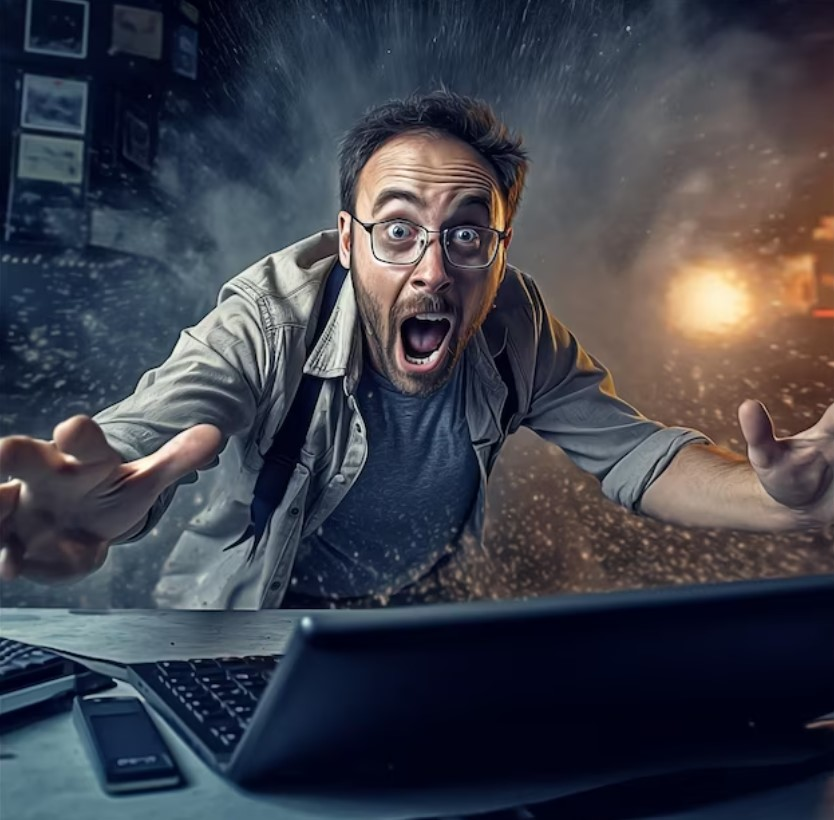
#> input picture img.jpg, 834 x 820 px
$ jupyter execute --allow-errors lab2.ipynb
#> lines starting #> are read from the running program, lines starting #| are printed output that depends on the picture
# 1. Зниження розмірності і візуалізація даних
Застосуйте методи зниження розмірності sklearn.decomposition.PCA і sklearn.manifold.TSNE для візуалізації даних, з якими ви працювали в лабораторній № 1 (знижуючи розмірність до двох). Візуалізуйте результат.

[cell 1]
import pandas as pd
from sklearn.preprocessing import MinMaxScaler

#> (the rest of this cell did not finish here and is left out)

[cell 2]
from sklearn.decomposition import PCA
from sklearn.manifold import TSNE

### PCA

[cell 3]
pca = PCA(n_components=2)
#> (the rest of this cell did not finish here and is left out)

[cell 4]
import numpy as np

#> (the rest of this cell did not finish here and is left out)

#> (a cell that did not finish here is left out)

[cell 6]
import matplotlib.pyplot as plt

plt.figure(figsize=(8,6))

#> (the rest of this cell did not finish here and is left out)

### TSNE

[cell 7]
tsne = TSNE(n_components=2)
#> (the rest of this cell did not finish here and is left out)

#> (a cell that did not finish here is left out)

[cell 9]
plt.figure(figsize=(8,6))

#> (the rest of this cell did not finish here and is left out)

# 2. Кластерний аналіз
1) За допомогою алгоритму k-means зробіть квантування зображення (видалення візуально надлишкової інформації) з глибиною 64, 32, 16 та 8 рівнів для будь-якого обраного самостійно зображення.

[cell 10]
from sklearn.cluster import KMeans
from sklearn.datasets import load_sample_image
from sklearn.metrics import pairwise_distances_argmin
from sklearn.utils import shuffle

[cell 11]
man =  plt.imread("img.jpg")
#> man is the input picture: shape (820, 834, 3); mean R, G, B 63.1, 65.3, 75.2
man = man/255

[cell 12]
# Load Image and transform to a 2D numpy array.
w, h, d = original_shape = tuple(man.shape)
#> w = 820; h = 834; d = 3; original_shape = (820, 834, 3)
assert d == 3
image_array = np.reshape(man, (w * h, d))

[cell 13]
image_array_sample = shuffle(image_array, random_state=0, n_samples=1_000)
#> image_array_sample = 1000 rows, first 8: [0.259, 0.333, 0.4], [0.165, 0.157, 0.208], [0.255, 0.212, 0.196], [0.314, 0.455, 0.502], [0.184, 0.137, 0.176], [0.706, 0.576, 0.541], [0.212, 0.208, 0.263], [0.255, 0.22, 0.224]

plt.figure(figsize=(10,10))

plt.figure(1)
plt.clf()
plt.title("Original image")
plt.imshow(man)

[cell 14]
def recreate_image(codebook, labels, w, h):
    return codebook[labels].reshape(w, h, -1)

n_colors = [64, 32, 16, 8]

for n in n_colors:

    kmeans = KMeans(n_clusters=n, random_state=0).fit(image_array_sample)
    labels = kmeans.predict(image_array)

    plt.figure(n_colors.index(n)+1)
    plt.title(f"Quantized image ({n} colors, K-Means)")
    plt.imshow(recreate_image(kmeans.cluster_centers_, labels, w, h))
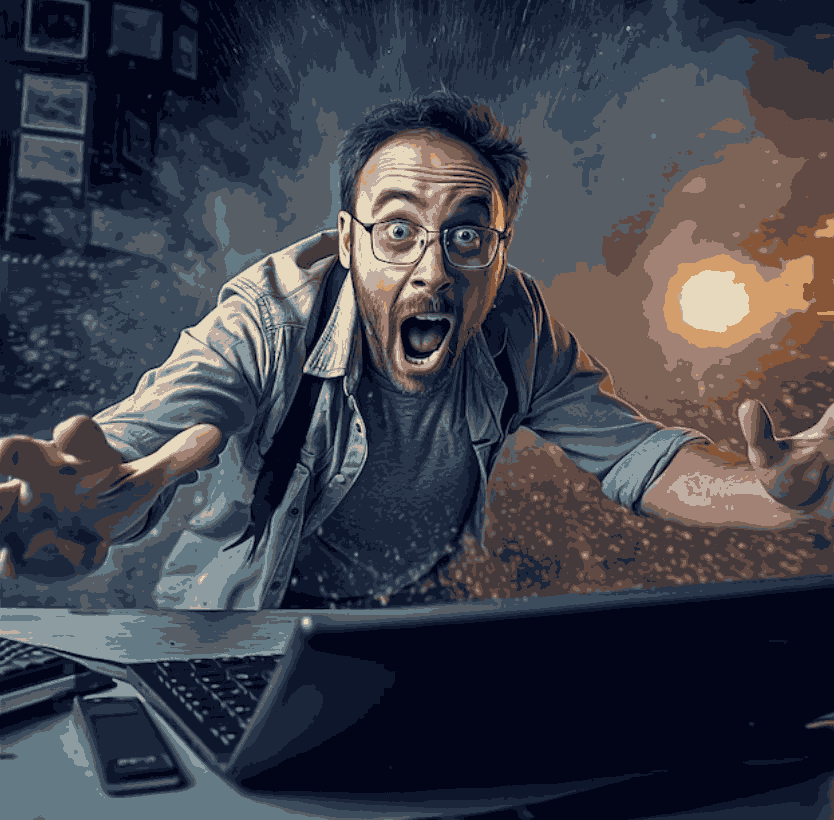
#> shown: shape (820, 834, 3) float64; mean R, G, B 0.249, 0.256, 0.294
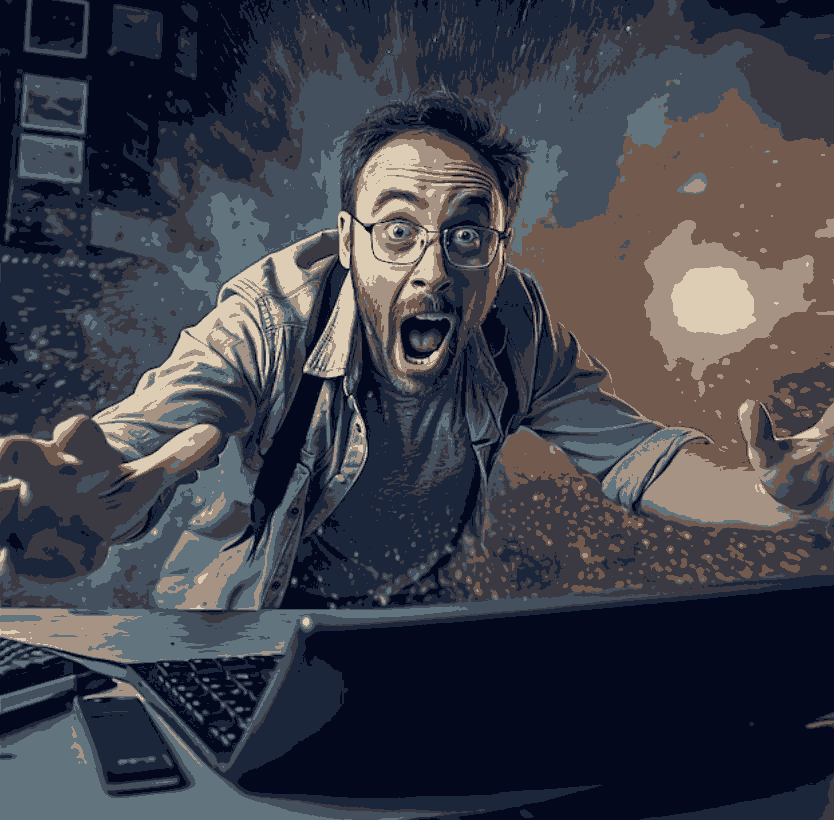
#> shown: shape (820, 834, 3) float64; mean R, G, B 0.249, 0.255, 0.292
